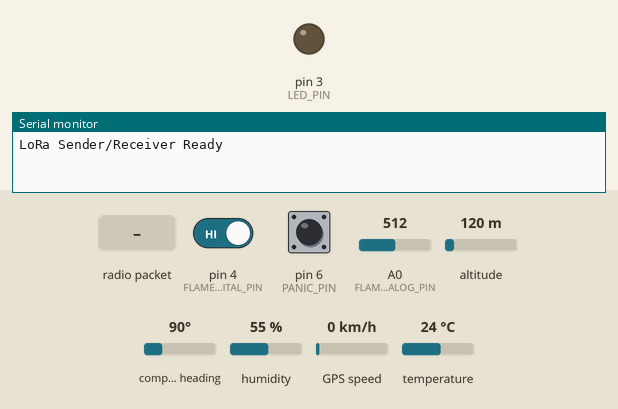
This sketch was run on a simulated Arduino Mega 2560, built with avr-gcc and run on an emulated ATmega2560. On the bench: output pins drawn as LEDs (lit = HIGH), the last lines printed to the serial monitor. The test bench sets the inputs (shaded band); at power-on: humidity 55 %, pin 4 (FLAME_DIGITAL_PIN) HIGH, pin 6 (PANIC_PIN) HIGH, A0 (FLAME_ANALOG_PIN) = 512, altitude 120 m, compass heading 90°, GPS speed 0 km/h, temperature 24 °C. The GPS gets a fix after 3 s at 37.7749, -122.4194 with 8 satellites; no radio packets arrive unless stated.

Above: at 1.2 s.
1.3 s: humidity set to 21 %
12.5 s: humidity set to 18 %
At 24.9 s:
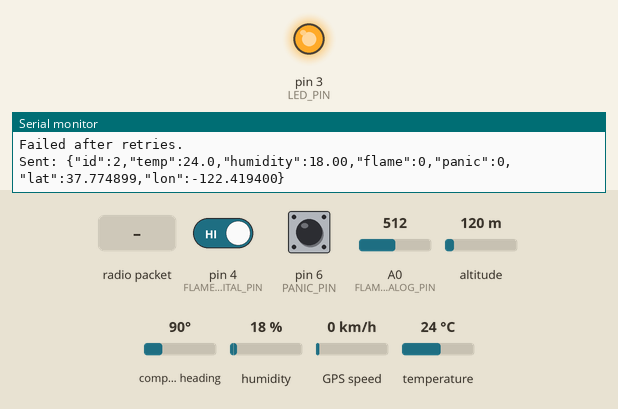
25.5 s: radio packet "blink" arrives
31.9 s: radio packet "ACK:" arrives
38.2 s: humidity set to 22 %
44.5 s: humidity set to 19 %
At 57.1 s:
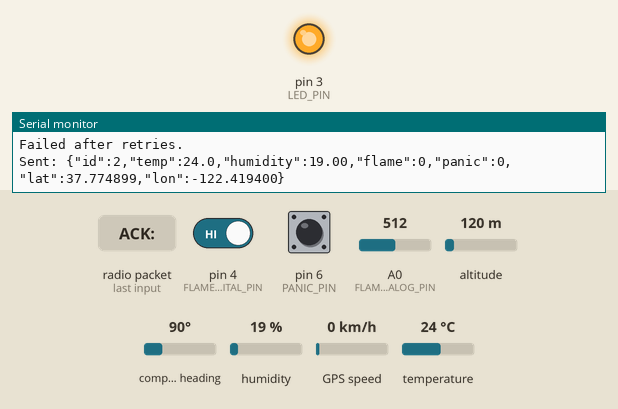
Timing chart, 0 to 58.2 s (numbered marks = the images above; inputs shaded):
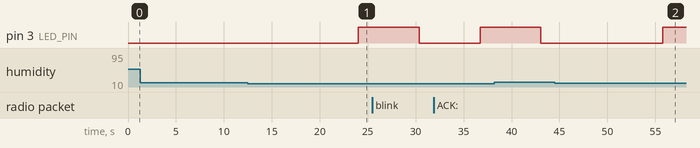

The sketch:

Firefighter2.ino
```cpp
#include <DHT.h>
#include <SPI.h>
#include <LoRa.h>
#include <TinyGPS++.h>
#include <ArduinoJson.h>

#define THIS_UNIT_ID 2

// === LoRa Pins ===
#define LORA_SS 10
#define LORA_RST 9
#define LORA_DIO0 2

// === GPS ===
TinyGPSPlus gps;
#define GPS_SERIAL Serial1
float lastValidLat = 0.0;
float lastValidLon = 0.0;

// === DHT Sensor ===
#define DHT_PIN 5
#define DHT_TYPE DHT11
DHT dht(DHT_PIN, DHT_TYPE);

// === Flame Sensor ===
#define FLAME_DIGITAL_PIN 4
#define FLAME_ANALOG_PIN A0
#define FLAME_ANALOG_THRESHOLD 900 // Threshold to detect flame from analog sensor

// === LED ===
#define LED_PIN 3
#define PANIC_PIN 6

// === Timer and Flags ===
unsigned long lastSendTime = 0;
const unsigned long sendInterval = 5000; // Data sending interval

bool autoBlink = false;
bool manualBlink = false;
unsigned long autoBlinkStart = 0;
unsigned long manualBlinkStart = 0;
int autoBlinkState = LOW;
int manualBlinkState = LOW;
int autoBlinkCount = 0;
int manualBlinkCount = 0;

// Function declaration for sending with acknowledgment
bool sendWithAck(String data, int retries = 3, int timeout = 2000);

void setup() {
  Serial.begin(9600);
  GPS_SERIAL.begin(9600);

  pinMode(PANIC_PIN, INPUT_PULLUP);
  pinMode(LED_PIN, OUTPUT);
  pinMode(FLAME_DIGITAL_PIN, INPUT);
  pinMode(FLAME_ANALOG_PIN, INPUT);
  digitalWrite(LED_PIN, LOW);

  dht.begin();

  LoRa.setPins(LORA_SS, LORA_RST, LORA_DIO0);
  if (!LoRa.begin(433E6)) {
    Serial.println("Starting LoRa failed!");
    while (1);
  }

  Serial.println("LoRa Sender/Receiver Ready");
  LoRa.receive();
}

void loop() {
  handleLoRaCommand();   // Listen for incoming LoRa commands
  handleBlinkLogic();    // Process any blinking LED sequences

  // Periodically send sensor data
  if (millis() - lastSendTime >= sendInterval) {
    lastSendTime = millis();
    sendSensorData();
  }
  // Read GPS data continuously
  while (GPS_SERIAL.available()) {
    gps.encode(GPS_SERIAL.read());
  }
}

void handleLoRaCommand() {
  int packetSize = LoRa.parsePacket();
  if (packetSize) {
    String incoming = "";
    while (LoRa.available()) incoming += (char)LoRa.read();
    Serial.println("Received command: " + incoming);

    StaticJsonDocument<128> doc;
    if (deserializeJson(doc, incoming) == DeserializationError::Ok) {
      int targetId = doc["id"];
      const char* cmd = doc["command"];
      if (targetId == THIS_UNIT_ID && strcmp(cmd, "blink") == 0) {
        Serial.println("Manual blink triggered!");
        manualBlink = true;
        manualBlinkStart = millis();
        manualBlinkCount = 0;
      }
    } else {
      Serial.println("JSON parse error in command");
    }
  }
}

void sendSensorData() {
  float temp = dht.readTemperature();
  float humidity = dht.readHumidity();
  if (isnan(temp)) { Serial.println("Temp error"); temp = -999; }
  if (isnan(humidity)) { Serial.println("Hum error"); humidity = -999; }

  int flameAnalog = analogRead(FLAME_ANALOG_PIN);
  int flameDigital = digitalRead(FLAME_DIGITAL_PIN);
  int flameDetected = (flameDigital == LOW || flameAnalog < FLAME_ANALOG_THRESHOLD) ? 0 : 1;

// Trigger automatic blinking when serious thresholds exceeded
  if (!manualBlink && (temp > 50 || humidity < 20)) {
    if (!autoBlink) {
      autoBlink = true;
      autoBlinkStart = millis();
      autoBlinkCount = 0;
      Serial.println("Auto blink triggered due to environment!");
    }
  }
  //gps with gps fallback logic
  float lat = gps.location.isValid() ? gps.location.lat() : -37.8476;;
  float lon = gps.location.isValid() ? gps.location.lng() : 145.1140;
  if (gps.location.isValid()) {
    lastValidLat = lat;
    lastValidLon = lon;
  } else {
    Serial.println("GPS fallback to last known location.");
  }
  int panic = digitalRead(PANIC_PIN) == LOW ? 1 : 0;

  // Create JSON-formatted data packet
  String data = "{\"id\":" + String(THIS_UNIT_ID) +
                ",\"temp\":" + String(temp, 1) +
                ",\"humidity\":" + String(humidity) +
                ",\"flame\":" + String(flameDetected) +
                ",\"panic\":" + String(panic) +
                ",\"lat\":" + String(lat, 6) +
                ",\"lon\":" + String(lon, 6) + "}";

  sendWithAck(data);  //Use ACK retry logic
  LoRa.receive(); //return to recieve mode
}

// === Retry Logic for Sending Data and Waiting for ACK ===
bool sendWithAck(String data, int retries, int timeout) {
  for (int i = 0; i < retries; i++) {
    LoRa.beginPacket();
    LoRa.print(data);
    LoRa.endPacket();
    Serial.println("Sent: " + data);

    unsigned long start = millis();
    while (millis() - start < timeout) {
      int packetSize = LoRa.parsePacket();
      if (packetSize) {
        String response = "";
        while (LoRa.available()) {
          response += (char)LoRa.read();
        }
        Serial.println("ACK check: " + response);
        if (response == "ACK:" + String(THIS_UNIT_ID)) {
          Serial.println("ACK received.");
          return true;
        }
      }
    }

    Serial.println("No ACK. Retrying...");
  }

  Serial.println("Failed after retries.");
  return false;
}

// === LED Blinking Logic ===
void handleBlinkLogic() {
  unsigned long now = millis();

  // Manual blink: fast, 6 blinks
  if (manualBlink) {
    if (now - manualBlinkStart >= 300) {
      manualBlinkState = !manualBlinkState;
      digitalWrite(LED_PIN, manualBlinkState);
      manualBlinkStart = now;
      if (manualBlinkState == LOW) manualBlinkCount++;
      if (manualBlinkCount >= 6) {
        manualBlink = false;
        digitalWrite(LED_PIN, LOW);
      }
    }
  }
 // Auto blink: slow, 1 blink
  if (!manualBlink && autoBlink) {
    if (now - autoBlinkStart >= 600) {
      autoBlinkState = !autoBlinkState;
      digitalWrite(LED_PIN, autoBlinkState);
      autoBlinkStart = now;
      if (autoBlinkState == LOW) autoBlinkCount++;
      if (autoBlinkCount >= 1) {
        autoBlink = false;
        digitalWrite(LED_PIN, LOW);
      }
    }
  }
}
```

Measured:
- the behaviour switches between 20 and 19 % on humidity (found by bisection; images 0 and 1)
- after the input at 12.5 s, pin 3 (LED_PIN): LOW → HIGH after 11.5 s
- after the input at 44.5 s, pin 3 (LED_PIN): LOW → HIGH after 11.3 s
